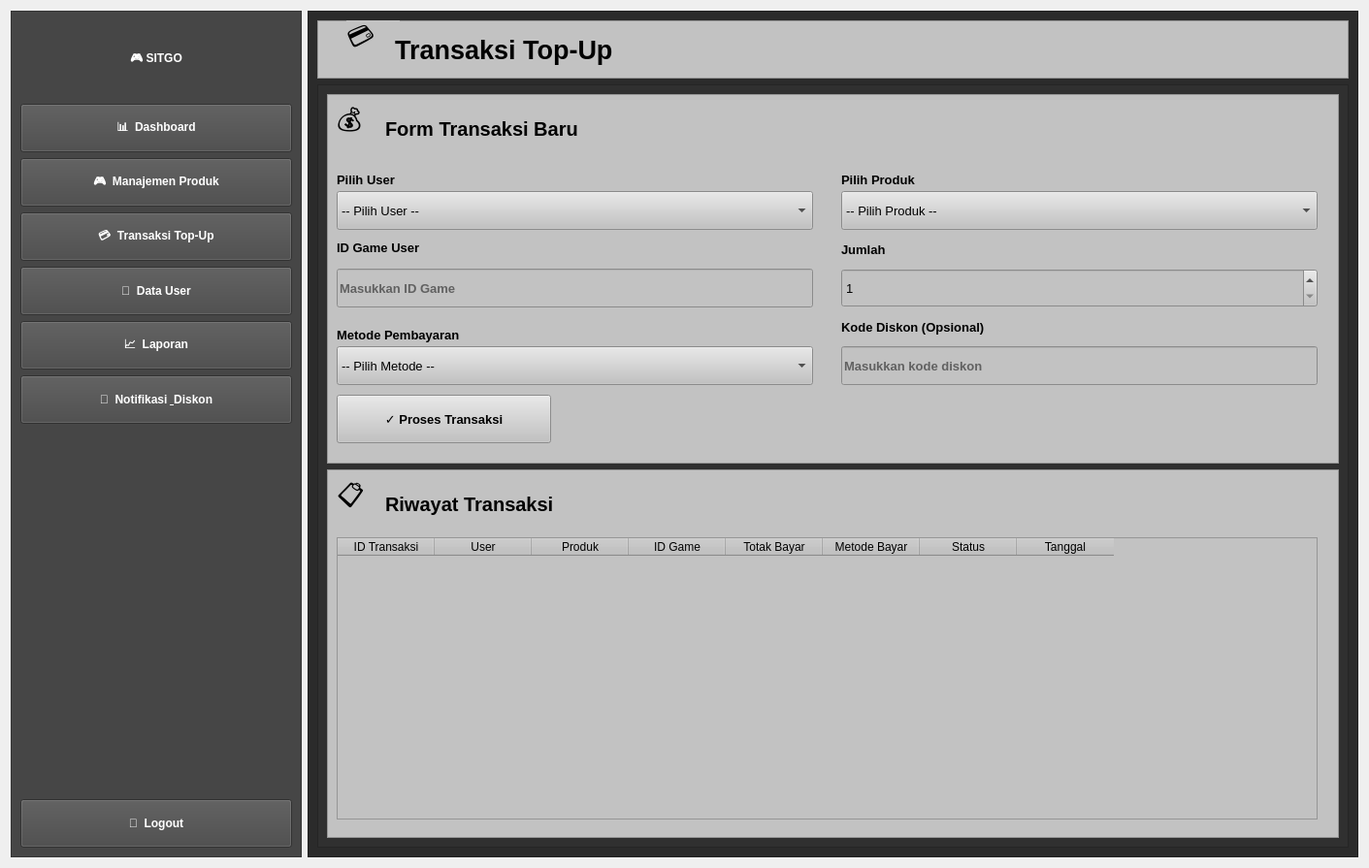
<?xml version="1.0" encoding="UTF-8"?>
<ui version="4.0">
 <class>Form</class>
 <widget class="QWidget" name="Form">
  <property name="geometry">
   <rect>
    <x>0</x>
    <y>0</y>
    <width>1411</width>
    <height>895</height>
   </rect>
  </property>
  <property name="windowTitle">
   <string>Form</string>
  </property>
  <layout class="QGridLayout" name="gridLayout">
   <item row="0" column="0">
    <widget class="QFrame" name="frameSidebar">
     <property name="minimumSize">
      <size>
       <width>300</width>
       <height>0</height>
      </size>
     </property>
     <property name="maximumSize">
      <size>
       <width>300</width>
       <height>16777215</height>
      </size>
     </property>
     <property name="styleSheet">
      <string notr="true">background-color: rgb(70, 70, 70);</string>
     </property>
     <property name="frameShape">
      <enum>QFrame::StyledPanel</enum>
     </property>
     <property name="frameShadow">
      <enum>QFrame::Plain</enum>
     </property>
     <layout class="QVBoxLayout" name="verticalLayout_3">
      <item>
       <widget class="QLabel" name="lblLogo_2">
        <property name="minimumSize">
         <size>
          <width>0</width>
          <height>80</height>
         </size>
        </property>
        <property name="font">
         <font>
          <pointsize>9</pointsize>
          <weight>75</weight>
          <bold>true</bold>
         </font>
        </property>
        <property name="styleSheet">
         <string notr="true">color: rgb(255, 255, 255);</string>
        </property>
        <property name="text">
         <string>🎮 SITGO</string>
        </property>
        <property name="alignment">
         <set>Qt::AlignCenter</set>
        </property>
       </widget>
      </item>
      <item>
       <widget class="QPushButton" name="btnDashboard_2">
        <property name="minimumSize">
         <size>
          <width>0</width>
          <height>50</height>
         </size>
        </property>
        <property name="font">
         <font>
          <pointsize>9</pointsize>
          <weight>75</weight>
          <bold>true</bold>
         </font>
        </property>
        <property name="cursor">
         <cursorShape>PointingHandCursor</cursorShape>
        </property>
        <property name="styleSheet">
         <string notr="true">color: rgb(255, 255, 255);</string>
        </property>
        <property name="text">
         <string>📊  Dashboard</string>
        </property>
       </widget>
      </item>
      <item>
       <widget class="QPushButton" name="btnProduk_2">
        <property name="minimumSize">
         <size>
          <width>0</width>
          <height>50</height>
         </size>
        </property>
        <property name="font">
         <font>
          <pointsize>9</pointsize>
          <weight>75</weight>
          <bold>true</bold>
         </font>
        </property>
        <property name="cursor">
         <cursorShape>PointingHandCursor</cursorShape>
        </property>
        <property name="styleSheet">
         <string notr="true">color: rgb(255, 255, 255);</string>
        </property>
        <property name="text">
         <string>🎮  Manajemen Produk</string>
        </property>
       </widget>
      </item>
      <item>
       <widget class="QPushButton" name="btnTransaksi_2">
        <property name="minimumSize">
         <size>
          <width>0</width>
          <height>50</height>
         </size>
        </property>
        <property name="font">
         <font>
          <pointsize>9</pointsize>
          <weight>75</weight>
          <bold>true</bold>
         </font>
        </property>
        <property name="cursor">
         <cursorShape>PointingHandCursor</cursorShape>
        </property>
        <property name="styleSheet">
         <string notr="true">color: rgb(255, 255, 255);</string>
        </property>
        <property name="text">
         <string>💳  Transaksi Top-Up</string>
        </property>
       </widget>
      </item>
      <item>
       <widget class="QPushButton" name="btnUser_2">
        <property name="minimumSize">
         <size>
          <width>0</width>
          <height>50</height>
         </size>
        </property>
        <property name="font">
         <font>
          <pointsize>9</pointsize>
          <weight>75</weight>
          <bold>true</bold>
         </font>
        </property>
        <property name="cursor">
         <cursorShape>PointingHandCursor</cursorShape>
        </property>
        <property name="styleSheet">
         <string notr="true">color: rgb(255, 255, 255);</string>
        </property>
        <property name="text">
         <string>👥  Data User</string>
        </property>
       </widget>
      </item>
      <item>
       <widget class="QPushButton" name="btnLaporan_2">
        <property name="minimumSize">
         <size>
          <width>0</width>
          <height>50</height>
         </size>
        </property>
        <property name="font">
         <font>
          <pointsize>9</pointsize>
          <weight>75</weight>
          <bold>true</bold>
         </font>
        </property>
        <property name="cursor">
         <cursorShape>PointingHandCursor</cursorShape>
        </property>
        <property name="styleSheet">
         <string notr="true">color: rgb(255, 255, 255);</string>
        </property>
        <property name="text">
         <string>📈  Laporan</string>
        </property>
       </widget>
      </item>
      <item>
       <widget class="QPushButton" name="btnNotifikasi_2">
        <property name="minimumSize">
         <size>
          <width>0</width>
          <height>50</height>
         </size>
        </property>
        <property name="font">
         <font>
          <pointsize>9</pointsize>
          <weight>75</weight>
          <bold>true</bold>
         </font>
        </property>
        <property name="cursor">
         <cursorShape>PointingHandCursor</cursorShape>
        </property>
        <property name="styleSheet">
         <string notr="true">color: rgb(255, 255, 255);</string>
        </property>
        <property name="text">
         <string>🔔  Notifikasi &amp; Diskon</string>
        </property>
       </widget>
      </item>
      <item>
       <spacer name="verticalSpacer_2">
        <property name="orientation">
         <enum>Qt::Vertical</enum>
        </property>
        <property name="sizeHint" stdset="0">
         <size>
          <width>20</width>
          <height>40</height>
         </size>
        </property>
       </spacer>
      </item>
      <item>
       <widget class="QPushButton" name="btnLogout_2">
        <property name="minimumSize">
         <size>
          <width>0</width>
          <height>50</height>
         </size>
        </property>
        <property name="font">
         <font>
          <pointsize>9</pointsize>
          <weight>75</weight>
          <bold>true</bold>
         </font>
        </property>
        <property name="cursor">
         <cursorShape>PointingHandCursor</cursorShape>
        </property>
        <property name="styleSheet">
         <string notr="true">color: rgb(255, 255, 255);</string>
        </property>
        <property name="text">
         <string>🚪  Logout</string>
        </property>
       </widget>
      </item>
     </layout>
    </widget>
   </item>
   <item row="0" column="1">
    <widget class="QFrame" name="frame">
     <property name="styleSheet">
      <string notr="true">background-color: rgb(43, 43, 43);</string>
     </property>
     <property name="frameShape">
      <enum>QFrame::StyledPanel</enum>
     </property>
     <property name="frameShadow">
      <enum>QFrame::Plain</enum>
     </property>
     <layout class="QVBoxLayout" name="verticalLayout">
      <item>
       <widget class="QFrame" name="frame_2">
        <property name="minimumSize">
         <size>
          <width>0</width>
          <height>60</height>
         </size>
        </property>
        <property name="maximumSize">
         <size>
          <width>16777215</width>
          <height>60</height>
         </size>
        </property>
        <property name="styleSheet">
         <string notr="true">background-color: rgb(194, 194, 194);</string>
        </property>
        <property name="frameShape">
         <enum>QFrame::StyledPanel</enum>
        </property>
        <property name="frameShadow">
         <enum>QFrame::Plain</enum>
        </property>
        <widget class="QLabel" name="lblIconHeader">
         <property name="geometry">
          <rect>
           <x>30</x>
           <y>0</y>
           <width>55</width>
           <height>40</height>
          </rect>
         </property>
         <property name="font">
          <font>
           <pointsize>20</pointsize>
          </font>
         </property>
         <property name="layoutDirection">
          <enum>Qt::LeftToRight</enum>
         </property>
         <property name="text">
          <string>💳</string>
         </property>
        </widget>
        <widget class="QLabel" name="lblJudulHalaman">
         <property name="geometry">
          <rect>
           <x>80</x>
           <y>10</y>
           <width>291</width>
           <height>41</height>
          </rect>
         </property>
         <property name="font">
          <font>
           <pointsize>20</pointsize>
           <weight>75</weight>
           <bold>true</bold>
          </font>
         </property>
         <property name="text">
          <string>Transaksi Top-Up</string>
         </property>
        </widget>
       </widget>
      </item>
      <item>
       <widget class="QFrame" name="frame_3">
        <property name="styleSheet">
         <string notr="true">background-color: rgb(255, 255, 226);
background-color: rgb(48, 48, 48);</string>
        </property>
        <property name="frameShape">
         <enum>QFrame::StyledPanel</enum>
        </property>
        <property name="frameShadow">
         <enum>QFrame::Plain</enum>
        </property>
        <layout class="QVBoxLayout" name="verticalLayout_2">
         <item>
          <widget class="QFrame" name="frameTransaksi">
           <property name="styleSheet">
            <string notr="true">background-color: rgb(194, 194, 194);</string>
           </property>
           <property name="frameShape">
            <enum>QFrame::StyledPanel</enum>
           </property>
           <property name="frameShadow">
            <enum>QFrame::Raised</enum>
           </property>
           <widget class="QLabel" name="lblIconForm">
            <property name="geometry">
             <rect>
              <x>10</x>
              <y>10</y>
              <width>40</width>
              <height>41</height>
             </rect>
            </property>
            <property name="minimumSize">
             <size>
              <width>40</width>
              <height>0</height>
             </size>
            </property>
            <property name="maximumSize">
             <size>
              <width>40</width>
              <height>16777215</height>
             </size>
            </property>
            <property name="font">
             <font>
              <pointsize>20</pointsize>
             </font>
            </property>
            <property name="text">
             <string>💰</string>
            </property>
           </widget>
           <widget class="QLabel" name="lblJudulForm">
            <property name="geometry">
             <rect>
              <x>60</x>
              <y>10</y>
              <width>201</width>
              <height>51</height>
             </rect>
            </property>
            <property name="font">
             <font>
              <pointsize>15</pointsize>
              <weight>75</weight>
              <bold>true</bold>
             </font>
            </property>
            <property name="text">
             <string>Form Transaksi Baru</string>
            </property>
           </widget>
           <widget class="QLabel" name="lblPilihUser">
            <property name="geometry">
             <rect>
              <x>10</x>
              <y>80</y>
              <width>91</width>
              <height>16</height>
             </rect>
            </property>
            <property name="font">
             <font>
              <pointsize>10</pointsize>
              <weight>75</weight>
              <bold>true</bold>
             </font>
            </property>
            <property name="text">
             <string>Pilih User</string>
            </property>
           </widget>
           <widget class="QComboBox" name="cmbPilihUser">
            <property name="geometry">
             <rect>
              <x>10</x>
              <y>100</y>
              <width>491</width>
              <height>40</height>
             </rect>
            </property>
            <property name="minimumSize">
             <size>
              <width>0</width>
              <height>40</height>
             </size>
            </property>
            <property name="font">
             <font>
              <pointsize>10</pointsize>
              <weight>50</weight>
              <bold>false</bold>
             </font>
            </property>
            <item>
             <property name="text">
              <string>-- Pilih User --</string>
             </property>
            </item>
            <item>
             <property name="text">
              <string>Muhmmad Farid</string>
             </property>
            </item>
            <item>
             <property name="text">
              <string>Barqi Kubra</string>
             </property>
            </item>
            <item>
             <property name="text">
              <string>Siti Fatimah</string>
             </property>
            </item>
           </widget>
           <widget class="QLabel" name="lblPilihProduk">
            <property name="geometry">
             <rect>
              <x>530</x>
              <y>80</y>
              <width>111</width>
              <height>16</height>
             </rect>
            </property>
            <property name="font">
             <font>
              <pointsize>10</pointsize>
              <weight>75</weight>
              <bold>true</bold>
             </font>
            </property>
            <property name="text">
             <string>Pilih Produk</string>
            </property>
           </widget>
           <widget class="QComboBox" name="cmbPilihProduk">
            <property name="geometry">
             <rect>
              <x>530</x>
              <y>100</y>
              <width>491</width>
              <height>40</height>
             </rect>
            </property>
            <property name="minimumSize">
             <size>
              <width>0</width>
              <height>40</height>
             </size>
            </property>
            <property name="font">
             <font>
              <pointsize>10</pointsize>
             </font>
            </property>
            <item>
             <property name="text">
              <string>-- Pilih Produk --</string>
             </property>
            </item>
            <item>
             <property name="text">
              <string>ML 100 Diamond</string>
             </property>
            </item>
            <item>
             <property name="text">
              <string>FF 50 Diamond</string>
             </property>
            </item>
            <item>
             <property name="text">
              <string>PUBG 60 UC</string>
             </property>
            </item>
            <item>
             <property name="text">
              <string>Genshin Impact Genesis Crystal</string>
             </property>
            </item>
           </widget>
           <widget class="QLabel" name="lblIDGameUser">
            <property name="geometry">
             <rect>
              <x>10</x>
              <y>150</y>
              <width>121</width>
              <height>16</height>
             </rect>
            </property>
            <property name="font">
             <font>
              <pointsize>10</pointsize>
              <weight>75</weight>
              <bold>true</bold>
             </font>
            </property>
            <property name="text">
             <string>ID Game User</string>
            </property>
           </widget>
           <widget class="QLineEdit" name="txtIDGameUser">
            <property name="geometry">
             <rect>
              <x>10</x>
              <y>180</y>
              <width>491</width>
              <height>40</height>
             </rect>
            </property>
            <property name="minimumSize">
             <size>
              <width>0</width>
              <height>40</height>
             </size>
            </property>
            <property name="font">
             <font>
              <pointsize>10</pointsize>
              <weight>75</weight>
              <bold>true</bold>
             </font>
            </property>
            <property name="placeholderText">
             <string>Masukkan ID Game</string>
            </property>
           </widget>
           <widget class="QLabel" name="lblJumlah_2">
            <property name="geometry">
             <rect>
              <x>530</x>
              <y>150</y>
              <width>121</width>
              <height>21</height>
             </rect>
            </property>
            <property name="font">
             <font>
              <pointsize>10</pointsize>
              <weight>75</weight>
              <bold>true</bold>
             </font>
            </property>
            <property name="text">
             <string>Jumlah</string>
            </property>
           </widget>
           <widget class="QSpinBox" name="spinJumlah">
            <property name="geometry">
             <rect>
              <x>530</x>
              <y>180</y>
              <width>491</width>
              <height>40</height>
             </rect>
            </property>
            <property name="minimumSize">
             <size>
              <width>0</width>
              <height>40</height>
             </size>
            </property>
            <property name="font">
             <font>
              <pointsize>10</pointsize>
             </font>
            </property>
            <property name="minimum">
             <number>1</number>
            </property>
            <property name="maximum">
             <number>999</number>
            </property>
           </widget>
           <widget class="QLabel" name="lblMetodePembayaran">
            <property name="geometry">
             <rect>
              <x>10</x>
              <y>240</y>
              <width>181</width>
              <height>16</height>
             </rect>
            </property>
            <property name="font">
             <font>
              <pointsize>10</pointsize>
              <weight>75</weight>
              <bold>true</bold>
             </font>
            </property>
            <property name="text">
             <string>Metode Pembayaran</string>
            </property>
           </widget>
           <widget class="QComboBox" name="cmbMetodePembayaran">
            <property name="geometry">
             <rect>
              <x>10</x>
              <y>260</y>
              <width>491</width>
              <height>40</height>
             </rect>
            </property>
            <property name="minimumSize">
             <size>
              <width>0</width>
              <height>40</height>
             </size>
            </property>
            <property name="font">
             <font>
              <pointsize>10</pointsize>
              <weight>50</weight>
              <bold>false</bold>
             </font>
            </property>
            <item>
             <property name="text">
              <string>-- Pilih Metode --</string>
             </property>
            </item>
            <item>
             <property name="text">
              <string>E-Wallet</string>
             </property>
            </item>
            <item>
             <property name="text">
              <string>Transfer Bank</string>
             </property>
            </item>
            <item>
             <property name="text">
              <string>QRIS</string>
             </property>
            </item>
            <item>
             <property name="text">
              <string>Virtual Account</string>
             </property>
            </item>
           </widget>
           <widget class="QLabel" name="lblKodeDiskon">
            <property name="geometry">
             <rect>
              <x>530</x>
              <y>230</y>
              <width>211</width>
              <height>21</height>
             </rect>
            </property>
            <property name="font">
             <font>
              <pointsize>10</pointsize>
              <weight>75</weight>
              <bold>true</bold>
             </font>
            </property>
            <property name="text">
             <string>Kode Diskon (Opsional)</string>
            </property>
           </widget>
           <widget class="QLineEdit" name="txtKodeDiskon">
            <property name="geometry">
             <rect>
              <x>530</x>
              <y>260</y>
              <width>491</width>
              <height>40</height>
             </rect>
            </property>
            <property name="minimumSize">
             <size>
              <width>0</width>
              <height>40</height>
             </size>
            </property>
            <property name="font">
             <font>
              <pointsize>10</pointsize>
              <weight>75</weight>
              <bold>true</bold>
             </font>
            </property>
            <property name="placeholderText">
             <string>Masukkan kode diskon</string>
            </property>
           </widget>
           <widget class="QPushButton" name="btnProsesTransaksi">
            <property name="geometry">
             <rect>
              <x>10</x>
              <y>310</y>
              <width>221</width>
              <height>50</height>
             </rect>
            </property>
            <property name="minimumSize">
             <size>
              <width>200</width>
              <height>50</height>
             </size>
            </property>
            <property name="font">
             <font>
              <pointsize>10</pointsize>
              <weight>75</weight>
              <bold>true</bold>
             </font>
            </property>
            <property name="cursor">
             <cursorShape>PointingHandCursor</cursorShape>
            </property>
            <property name="text">
             <string>✓ Proses Transaksi</string>
            </property>
            <property name="flat">
             <bool>false</bool>
            </property>
           </widget>
          </widget>
         </item>
         <item>
          <widget class="QFrame" name="frameRiwayatTransaksi">
           <property name="styleSheet">
            <string notr="true">background-color: rgb(194, 194, 194);</string>
           </property>
           <property name="frameShape">
            <enum>QFrame::StyledPanel</enum>
           </property>
           <property name="frameShadow">
            <enum>QFrame::Raised</enum>
           </property>
           <widget class="QLabel" name="lblJudulRiwayat">
            <property name="geometry">
             <rect>
              <x>60</x>
              <y>10</y>
              <width>241</width>
              <height>51</height>
             </rect>
            </property>
            <property name="font">
             <font>
              <pointsize>15</pointsize>
              <weight>75</weight>
              <bold>true</bold>
             </font>
            </property>
            <property name="text">
             <string>Riwayat Transaksi</string>
            </property>
           </widget>
           <widget class="QLabel" name="lblIconRiwayat">
            <property name="geometry">
             <rect>
              <x>10</x>
              <y>10</y>
              <width>40</width>
              <height>41</height>
             </rect>
            </property>
            <property name="minimumSize">
             <size>
              <width>40</width>
              <height>0</height>
             </size>
            </property>
            <property name="maximumSize">
             <size>
              <width>40</width>
              <height>16777215</height>
             </size>
            </property>
            <property name="font">
             <font>
              <pointsize>20</pointsize>
             </font>
            </property>
            <property name="text">
             <string>📋</string>
            </property>
           </widget>
           <widget class="QTableWidget" name="tblRiwayatTransaksit">
            <property name="geometry">
             <rect>
              <x>10</x>
              <y>70</y>
              <width>1011</width>
              <height>291</height>
             </rect>
            </property>
            <property name="alternatingRowColors">
             <bool>true</bool>
            </property>
            <property name="selectionMode">
             <enum>QAbstractItemView::SingleSelection</enum>
            </property>
            <property name="selectionBehavior">
             <enum>QAbstractItemView::SelectRows</enum>
            </property>
            <property name="showGrid">
             <bool>false</bool>
            </property>
            <column>
             <property name="text">
              <string>ID Transaksi</string>
             </property>
            </column>
            <column>
             <property name="text">
              <string>User</string>
             </property>
            </column>
            <column>
             <property name="text">
              <string>Produk</string>
             </property>
            </column>
            <column>
             <property name="text">
              <string>ID Game</string>
             </property>
            </column>
            <column>
             <property name="text">
              <string>Totak Bayar</string>
             </property>
            </column>
            <column>
             <property name="text">
              <string>Metode Bayar</string>
             </property>
            </column>
            <column>
             <property name="text">
              <string>Status</string>
             </property>
            </column>
            <column>
             <property name="text">
              <string>Tanggal</string>
             </property>
            </column>
           </widget>
          </widget>
         </item>
        </layout>
       </widget>
      </item>
     </layout>
    </widget>
   </item>
  </layout>
 </widget>
 <resources/>
 <connections/>
</ui>
